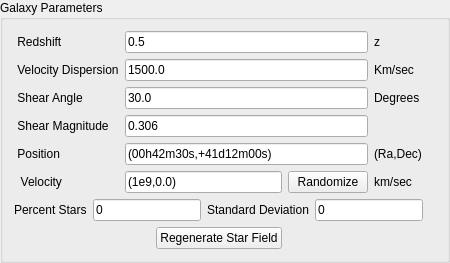
          <widget class="QGroupBox" name="groupBox_4">
           <property name="sizePolicy">
            <sizepolicy hsizetype="Preferred" vsizetype="Preferred">
             <horstretch>0</horstretch>
             <verstretch>0</verstretch>
            </sizepolicy>
           </property>
           <property name="minimumSize">
            <size>
             <width>30</width>
             <height>0</height>
            </size>
           </property>
           <property name="maximumSize">
            <size>
             <width>16777215</width>
             <height>16777215</height>
            </size>
           </property>
           <property name="title">
            <string>Galaxy Parameters</string>
           </property>
           <layout class="QGridLayout" name="gridLayout">
            <item row="0" column="2">
             <widget class="QLabel" name="label_15">
              <property name="text">
               <string/>
              </property>
             </widget>
            </item>
            <item row="0" column="1" rowspan="2">
             <layout class="QGridLayout" name="gridLayout_3">
              <item row="4" column="0">
               <widget class="QLabel" name="label_23">
                <property name="text">
                 <string> Position</string>
                </property>
               </widget>
              </item>
              <item row="1" column="0">
               <widget class="QLabel" name="label_11">
                <property name="text">
                 <string> Velocity Dispersion</string>
                </property>
               </widget>
              </item>
              <item row="2" column="1">
               <widget class="QLineEdit" name="gShearAngle">
                <property name="text">
                 <string>30.0</string>
                </property>
               </widget>
              </item>
              <item row="0" column="0">
               <widget class="QLabel" name="label_14">
                <property name="text">
                 <string> Redshift</string>
                </property>
               </widget>
              </item>
              <item row="0" column="1">
               <widget class="QLineEdit" name="gRedshift">
                <property name="text">
                 <string>0.5</string>
                </property>
               </widget>
              </item>
              <item row="0" column="2">
               <widget class="QLabel" name="label">
                <property name="text">
                 <string>z</string>
                </property>
               </widget>
              </item>
              <item row="3" column="0">
               <widget class="QLabel" name="label_12">
                <property name="text">
                 <string> Shear Magnitude</string>
                </property>
               </widget>
              </item>
              <item row="2" column="0">
               <widget class="QLabel" name="label_3">
                <property name="text">
                 <string> Shear Angle</string>
                </property>
               </widget>
              </item>
              <item row="1" column="2">
               <widget class="QLabel" name="label_16">
                <property name="text">
                 <string>Km/sec</string>
                </property>
               </widget>
              </item>
              <item row="2" column="2">
               <widget class="QLabel" name="label_2">
                <property name="text">
                 <string>Degrees </string>
                </property>
               </widget>
              </item>
              <item row="1" column="1">
               <widget class="QLineEdit" name="gVelDispersion">
                <property name="text">
                 <string>1500.0</string>
                </property>
               </widget>
              </item>
              <item row="3" column="1">
               <widget class="QLineEdit" name="gShearMag">
                <property name="text">
                 <string>0.306</string>
                </property>
               </widget>
              </item>
              <item row="4" column="1">
               <widget class="QLineEdit" name="gPositionEntry">
                <property name="text">
                 <string>(00h42m30s,+41d12m00s)</string>
                </property>
               </widget>
              </item>
              <item row="4" column="2">
               <widget class="QLabel" name="label_38">
                <property name="text">
                 <string>(Ra,Dec)</string>
                </property>
               </widget>
              </item>
              <item row="5" column="1">
               <layout class="QHBoxLayout" name="horizontalLayout_6">
                <item>
                 <widget class="QLineEdit" name="qVelocity">
                  <property name="text">
                   <string>(1e9,0.0)</string>
                  </property>
                 </widget>
                </item>
                <item>
                 <widget class="QPushButton" name="qVelRandomizer">
                  <property name="text">
                   <string>Randomize</string>
                  </property>
                 </widget>
                </item>
               </layout>
              </item>
              <item row="5" column="0">
               <widget class="QLabel" name="label_6">
                <property name="text">
                 <string>  Velocity</string>
                </property>
               </widget>
              </item>
              <item row="5" column="2">
               <widget class="QLabel" name="label_8">
                <property name="text">
                 <string>km/sec</string>
                </property>
               </widget>
              </item>
             </layout>
            </item>
            <item row="3" column="1">
             <layout class="QHBoxLayout" name="horizontalLayout_8">
              <item>
               <spacer name="horizontalSpacer_3">
                <property name="orientation">
                 <enum>Qt::Horizontal</enum>
                </property>
                <property name="sizeHint" stdset="0">
                 <size>
                  <width>40</width>
                  <height>20</height>
                 </size>
                </property>
               </spacer>
              </item>
              <item>
               <widget class="QPushButton" name="regenerateStars">
                <property name="text">
                 <string>Regenerate Star Field</string>
                </property>
               </widget>
              </item>
              <item>
               <spacer name="horizontalSpacer_4">
                <property name="orientation">
                 <enum>Qt::Horizontal</enum>
                </property>
                <property name="sizeHint" stdset="0">
                 <size>
                  <width>40</width>
                  <height>20</height>
                 </size>
                </property>
               </spacer>
              </item>
             </layout>
            </item>
            <item row="2" column="1">
             <layout class="QHBoxLayout" name="horizontalLayout_11">
              <item>
               <widget class="QLabel" name="label_13">
                <property name="text">
                 <string>Percent Stars</string>
                </property>
               </widget>
              </item>
              <item>
               <widget class="QLineEdit" name="gNumStars">
                <property name="text">
                 <string>0</string>
                </property>
               </widget>
              </item>
              <item>
               <widget class="QLabel" name="label_25">
                <property name="text">
                 <string>Standard Deviation</string>
                </property>
               </widget>
              </item>
              <item>
               <widget class="QLineEdit" name="gStarStdDev">
                <property name="text">
                 <string>0</string>
                </property>
               </widget>
              </item>
             </layout>
            </item>
           </layout>
          </widget>
